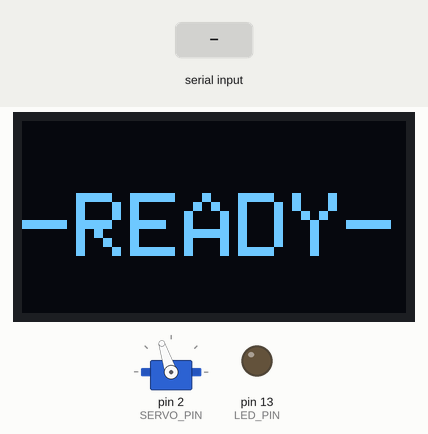
Simulated run of this sketch. Board: Arduino Nano, built with avr-gcc and run on an emulated ATmega328P. On the bench: servo, 128×64 one-colour display, output pins drawn as LEDs (lit = HIGH). The inputs (shaded band) are chosen by the test bench.

Above: at 2.0 s.
2.1 s: " # on\n" received over Serial
At 2.5 s:
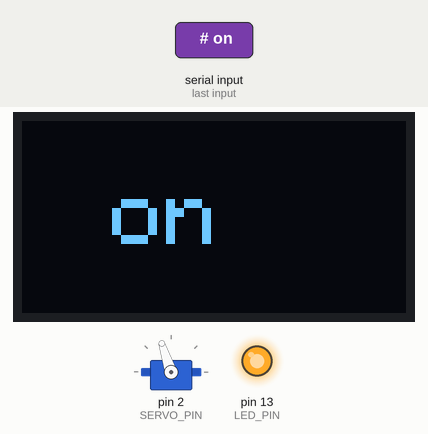
3.6 s: " $ 90\n" received over Serial
At 5.0 s:
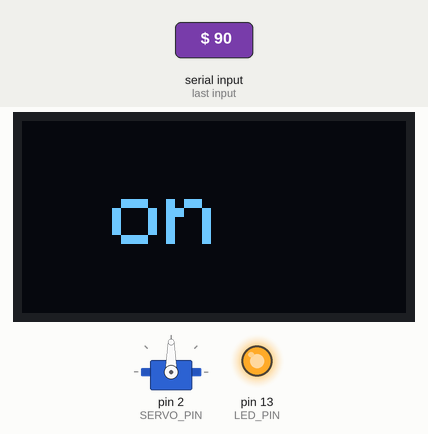
Timing chart, 0 to 6.6 s (numbered marks = the images above; inputs shaded):
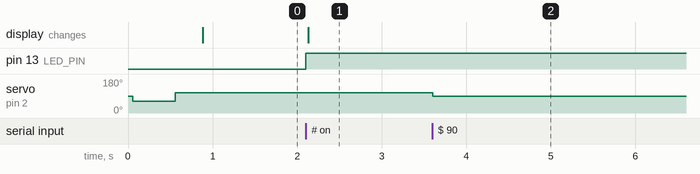

Measured:
- after the input at 2.1 s, pin 13 (LED_PIN): LOW → HIGH at once; the display: changes at once (image 1)
- after the input at 3.6 s, servo on pin 2 (SERVO_PIN): 108° → 90° at once

The sketch:

ArduinoMain.ino
```cpp
/*==============================================================================
  WRO Future Engineers 2026
  Arduino Nano Firmware

  Purpose:
  Low-level hardware controller for the robot.

  Receives commands from Raspberry Pi:

      steering speed direction lineCount state

  Example:

      100 200 1 4 STR
      120 160 1 5 TUR

  Raspberry Pi ---> Arduino
      steering angle
      motor speed
      driving direction
      detected line count
      competition state

  Arduino:
      - Controls steering servo
      - Controls DC motor through L298N
      - Displays telemetry on OLED
      - Controls NeoPixel status LEDs

==============================================================================*/

//------------------------------------------------------------------------------
// LIBRARIES
//------------------------------------------------------------------------------

#include <Wire.h>
#include <Adafruit_SH110X.h>
#include <Servo.h>
#include <stdio.h>
#include <string.h>

//------------------------------------------------------------------------------
// HARDWARE PIN DEFINITIONS
//------------------------------------------------------------------------------

// Steering servo
#define SERVO_PIN 2

// Built-in Arduino LED
#define LED_PIN 13

// OLED
#define SCREEN_WIDTH 128
#define SCREEN_HEIGHT 64
#define OLED_RESET -1

//------------------------------------------------------------------------------
// SERVO LIMITS
//------------------------------------------------------------------------------

#define SERVO_CENTER 108
#define SERVO_RANGE 60

//------------------------------------------------------------------------------
// SERIAL BUFFER
//------------------------------------------------------------------------------

#define BUFFER_SIZE 16

char inputBuffer[BUFFER_SIZE];
int bufferIndex = 0;

int servo_turn = SERVO_CENTER;
//int speed = 0;
//int dir = 0;
//int line_count = 0;
//char state[5];

//------------------------------------------------------------------------------
// HARDWARE OBJECTS
//------------------------------------------------------------------------------

Adafruit_SH1106G screen(
 SCREEN_WIDTH,
 SCREEN_HEIGHT,
 &Wire,
 OLED_RESET
);

Servo myservo;

//------------------------------------------------------------------------------
// SETUP
//------------------------------------------------------------------------------

void setup() {

  // Motor pins
//  pinMode(MOTOR1, OUTPUT);
//  pinMode(MOTOR2, OUTPUT);
//  pinMode(ENABLEMOT, OUTPUT);

  // Make sure motor is stopped at startup
//  analogWrite(ENABLEMOT, 0);
//  digitalWrite(MOTOR1, LOW);
//  digitalWrite(MOTOR2, LOW);

  // Built-in LED
  pinMode(LED_PIN, OUTPUT);
  digitalWrite(LED_PIN, LOW);

  // Serial communication with Raspberry Pi
  // Must match Raspberry Pi baud rate.
  Serial.begin(19200);

  // Attach steering servo
  myservo.attach(SERVO_PIN);

  //--------------------------------------------------------------------------
  // OLED INITIALIZATION
  //--------------------------------------------------------------------------

  screen.begin(0x3C, true);

  screen.clearDisplay();
  screen.setTextColor(SH110X_WHITE);
  screen.setTextSize(3);
  screen.setCursor(0, 24);
  screen.print("BOOTING");
  screen.display();

  //--------------------------------------------------------------------------
  // SERVO SELF-TEST AND CENTER
  //--------------------------------------------------------------------------

  myservo.write(SERVO_CENTER-45);
  delay(500);

  myservo.write(SERVO_CENTER);
  delay(300);

  //--------------------------------------------------------------------------
  // READY SCREEN
  //--------------------------------------------------------------------------

  screen.clearDisplay();
  screen.setTextColor(SH110X_WHITE);
  screen.setTextSize(3);
  screen.setCursor(0, 24);
  screen.print("-READY-");
  screen.display();

}


//------------------------------------------------------------------------------
// MAIN LOOP
//------------------------------------------------------------------------------

void loop() {

  /*
     Receive serial data one character at a time.

     The Raspberry Pi sends:

        100 200 1 4 STR\n

     We keep collecting characters until '\n' is received.

     This is more reliable for a real-time robot than
     Serial.readBytesUntil().
  */


  while (Serial.available() > 0) {

      char c = Serial.read();

      if (c == '\n') {

          inputBuffer[bufferIndex] = '\0';
          bufferIndex = 0;

          processData(inputBuffer);
      }
      else if (bufferIndex < BUFFER_SIZE - 1) {

          inputBuffer[bufferIndex++] = c;
      }
  }
}


//------------------------------------------------------------------------------
// PROCESS SERIAL DATA
//------------------------------------------------------------------------------

void processData(char receivedData[]) {

  /*
     Expected message:

        steering speed direction lineCount state

     Example:

        100 200 1 4 STR

     Values:

        steering
            Servo angle.
            Normally 60-140 for your robot.

        speed
            Motor PWM value.
            0-255.

        direction
            0 = stop
            1 = forward
            2 = reverse

        lineCount
            Number of detected lines.

        state
            STR = STRAIGHT
            TUR = TURNING
  */


  char header;

  //----------------------------------------------------------------------
  // PARSE HEADER
  //----------------------------------------------------------------------

  int parsed = sscanf(
      receivedData,
      " %c",
      &header
  );


  //----------------------------------------------------------------------
  // INVALID HEADER
  //----------------------------------------------------------------------

  if (parsed != 1) {
      return;
  }


  //----------------------------------------------------------------------
  // HANDLE MESSAGE TYPE
  //----------------------------------------------------------------------

  //--------------------------------------------------------------------------
  // HANDLE MESSAGE TYPE
  //--------------------------------------------------------------------------

  switch (header) {

    //======================================================================
    // # = TURN ON BUILT-IN LED
    // Expected:
    // #
    //======================================================================

    case '#':

      char msg[5];

      parsed = sscanf(
        receivedData,
        " # %4s",
        &msg
      );

      if (parsed != 1) {
        return;
      }

      digitalWrite(LED_PIN, HIGH);
      screen.setTextColor(SH110X_WHITE);
      screen.clearDisplay();
      screen.setTextSize(3);
      screen.setCursor(30, 20);
      screen.print(msg);
      screen.display();


      return;


    //======================================================================
    // $ = SERVO VALUE
    // Expected:
    // $ servo_turn
    //======================================================================

    case '$':

      parsed = sscanf(
        receivedData,
        " $ %d",
        &servo_turn
      );

      if (parsed != 1) {
        return;
      }

      // Safety limit
      servo_turn = constrain(
        servo_turn,
        SERVO_CENTER - SERVO_RANGE,
        SERVO_CENTER + SERVO_RANGE
      );

      // Set servo
      myservo.write(servo_turn);

      return;


    //======================================================================
    // UNKNOWN HEADER
    //======================================================================

    default:

      return;
  }
  }


  //--------------------------------------------------------------------------
  // OLED TELEMETRY
  //--------------------------------------------------------------------------

//  myservo.write(servo_turn);

//  driveMotor(speed,dir);

//  screen.clearDisplay();
//
//  screen.setTextColor(SH110X_WHITE);
//
//  // Servo
//  screen.setTextSize(2);
//  screen.setCursor(2, 2);
//  screen.print(servo_turn);
//
//   //Separator
//  screen.drawFastVLine(
//    40,
//    0,
//    20,
//    SH110X_WHITE
//  );
//
//  // Line count
//  screen.setCursor(44, 2);
//  screen.print(line_count);
//
//  //Separator
//  screen.drawFastVLine(
//    70,
//    0,
//    20,
//    SH110X_WHITE
//  );
//
//  // Speed
//  screen.setCursor(75, 2);
//  screen.print(speed);
//
//  //Horizontal separator
//  screen.drawFastHLine(
//    0,
//    20,
//    128,
//    SH110X_WHITE
//  );
//
//  // State
//  screen.setTextSize(3);
//  screen.setCursor(0, 30);
//  screen.print(state);
//
//  //Motor direction
//  screen.drawFastVLine(
//    80,
//    20,
//    44,
//    SH110X_WHITE
//  );
//
//  //--------------------------------------------------------------------------
//  // UPDATE OLED ONCE
//  //--------------------------------------------------------------------------
//
//  screen.display();

//}


//------------------------------------------------------------------------------
// MOTOR CONTROL
//------------------------------------------------------------------------------

//void driveMotor(int speed, int dir) {
//
//  /*
//     L298N motor control:
//
//        dir = 0
//            STOP
//
//        dir = 1
//            FORWARD
//
//        dir = 2
//            REVERSE
//  */
//
//  screen.setTextSize(3);
//  screen.setCursor(90, 30);
//
//  //--------------------------------------------------------------------------
//  // FORWARD
//  //--------------------------------------------------------------------------
//
//  if (dir == 1) {
//
//    analogWrite(
//      ENABLEMOT,
//      speed
//    );
//
//    digitalWrite(
//      MOTOR1,
//      LOW
//    );
//
//    digitalWrite(
//      MOTOR2,
//      HIGH
//    );
//
//    screen.print(">>");
//  }
//
//
//  //--------------------------------------------------------------------------
//  // REVERSE
//  //--------------------------------------------------------------------------
//
//  else if (dir == 2) {
//
//    analogWrite(
//      ENABLEMOT,
//      speed
//    );
//
//    digitalWrite(
//      MOTOR1,
//      HIGH
//    );
//
//    digitalWrite(
//      MOTOR2,
//      LOW
//    );
//
//    screen.print("<<");
//  }
//
//
//  //--------------------------------------------------------------------------
//  // STOP
//  //--------------------------------------------------------------------------
//
//  else {
//
//    analogWrite(
//      ENABLEMOT,
//      0
//    );
//
//    digitalWrite(
//      MOTOR1,
//      LOW
//    );
//
//    digitalWrite(
//      MOTOR2,
//      LOW
//    );
//
//    screen.print("XX");
//  }
//
//  // IMPORTANT:
//  // OLED is NOT updated here.
//  //
//  // processData() calls screen.display()
//  // once after all telemetry is drawn.
//}
```
